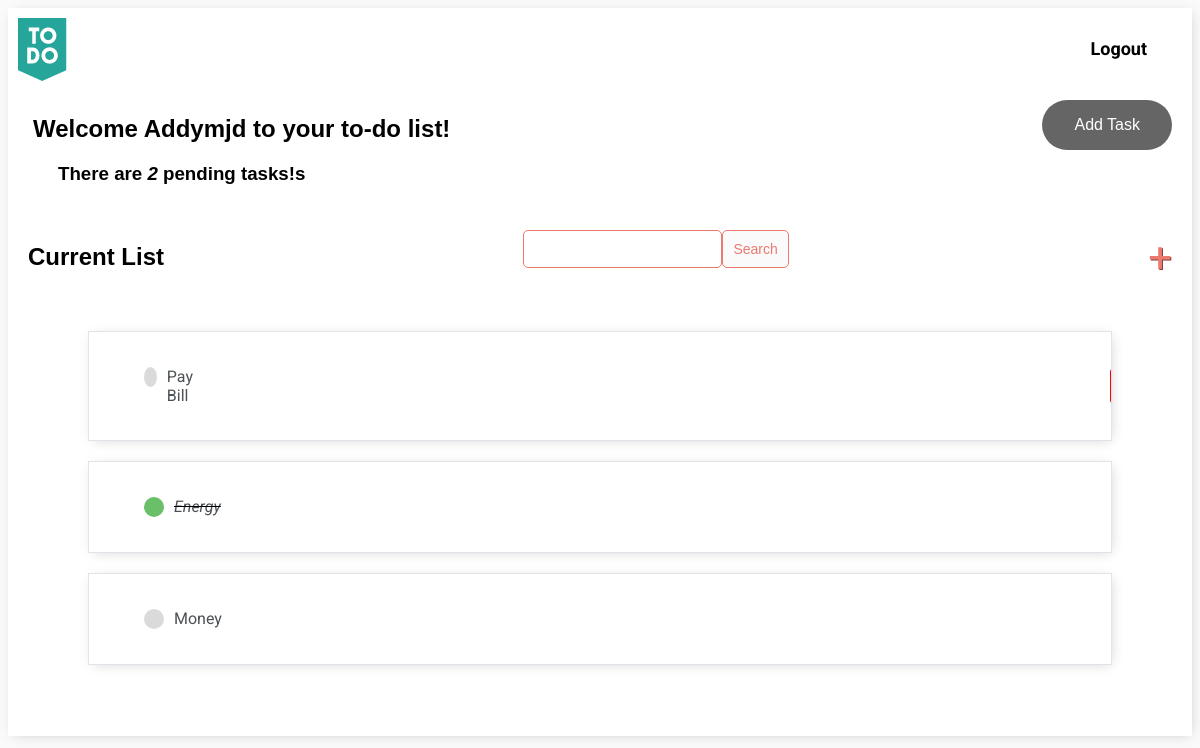
Page / (signed in) on the earlier database version.
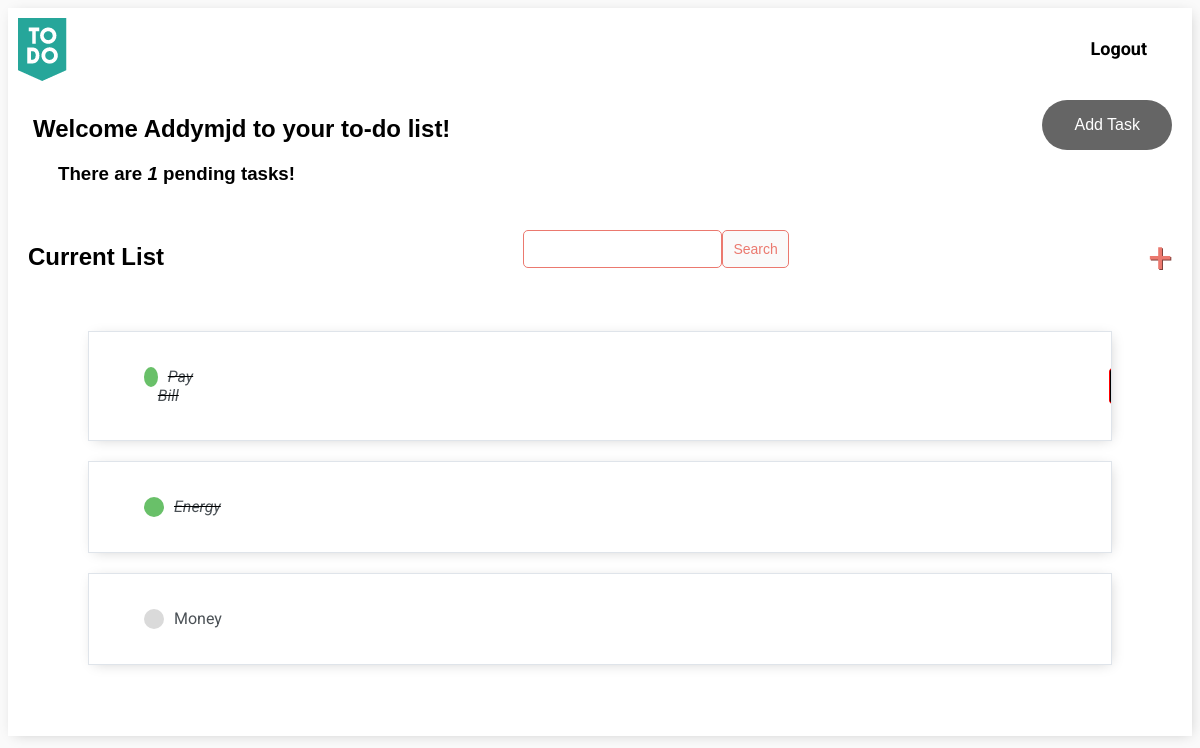
Same page on the later database version.
### useend/models.py (models this page shows)
class Task(models.Model):
    3
    PRIORITY_LIST = (
    ('High', 'High'),
    ('Medium', 'Medium'),
    ('Low','Low')
    )
    user = models.ForeignKey(User,on_delete=models.CASCADE,null=True,blank=True)
    title = models.CharField(max_length=250)
    description = models.CharField(max_length=250,null=False,blank=False)
    priority = models.CharField(choices=PRIORITY_LIST, max_length=128)
    complete = models.BooleanField(default=False)
    when_created = models.DateTimeField(auto_now_add=True)
    def __str__(self):
        return self.title
    class Meta:
        ordering = ['priority']

### useend/views.py (the view)
# urls.py: path('', TaskList.as_view(), name='tasks'),
class TaskList(LoginRequiredMixin,ListView):
    model = Task
    context_object_name = 'tasks'
    def get_context_data(self, **kwargs):
        context = super().get_context_data(**kwargs)
        context['tasks'] = context['tasks'].filter(user=self.request.user)
        context['count'] = context['tasks'].filter(complete=False).count()
        search_input = self.request.GET.get('search-area') or ''
        if search_input:
            context['tasks'] = context['tasks'].filter(
                title__startswith=search_input)
        context['search_input'] = search_input
        return context

### useend/templates/useend/task_list.html (shortened to what this page needs)
{% extends 'useend/main.html' %}
{% load static %}
{% block content %}
<div class="header-bar">
    <div  >
        <a href="{% url 'tasks' %}"> <img src="{% static 'assets/to-do.png' %}"> </a>
    </div>
    {% if request.user.is_authenticated %}
        <a href="{% url 'logout' %}">Logout</a>
    {% else %}
        <a href="{% url 'login' %}">Login</a>
    {% endif %}
</div>
<div id="outer" style="width:100%;">
   <h2 clas="inner" style=" padding-left:25px; display:inline-block;">Welcome {{request.user | title}} to your to-do list!</h2>
  <div class="inner" style="display:inline-block;text-align:right; float:right;"><button style="background-color: #000;border: none;color: white;padding: 16px 32px;text-align: center;font-size: 16px;opacity: 0.6;transition: 0.3s;display: inline-block;text-decoration: none;cursor: pointer; margin-top:5px; margin-right: 20px;border-radius:25px;"> <a style="text-decoration:none; color:white;" href="{% url 'task-create' %}">Add Task</a></button></div>
</div>
    <h3 style="margin-left:50px; margin-top:0px;">There are <i>{{count}}</i> pending tasks!{{ count|pluralize:"s" }}</h3>
<div id="search-add-wrapper">
    <h2>Current List  </h2>
    <form method="GET" style="display: flex;">
        <input type='text' name='search-area' value="{{search_input}}">
        <input class="button" type="submit" value='Search'>
    </form>
    <a id="add-link" href="{% url 'task-create' %}">&#x2b;</a>
</div>
<div id="tasklist" class="task-items-wrapper" >
    {% for task in tasks %}
    <div class="task-wrapper" data-position="{{task.pk}}" >
        <div class="task-title" >
            {% if task.complete %}
            <div class="task-complete-icon"></div>
            <i><s><a href="{% url 'task-update' task.id %}">{{task}}</a></s></i>
             {% else %}
            <div class="task-incomplete-icon"></div>
            <a href="{% url 'task-update' task.id %}">{{task}}</a> {% endif %}
        </div>
       <div class="button1" style="margin-left:890px;"> <i>{{task.priority}}</i> </div>
    </div>
    {% empty %}
    <h3 style="padding: 15px;">No items in list</h3>
    {% endfor %}
</div>
    <h3 style="padding: 15px; color:white">No items in list</h3>
{% endblock content %}

Differences in the rows shown:
changed Task "Pay Bill": complete False → True (drawn)
Other differences:
{{ count }}: "2" → "1"
